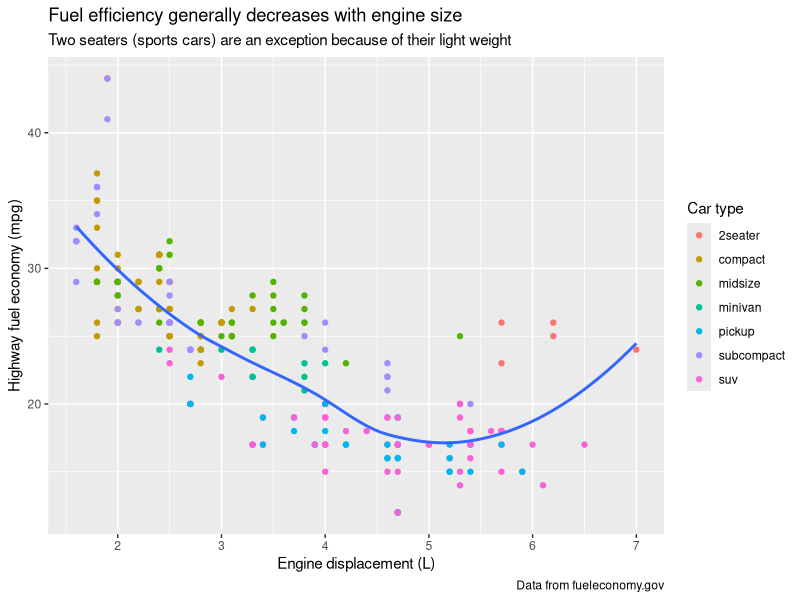
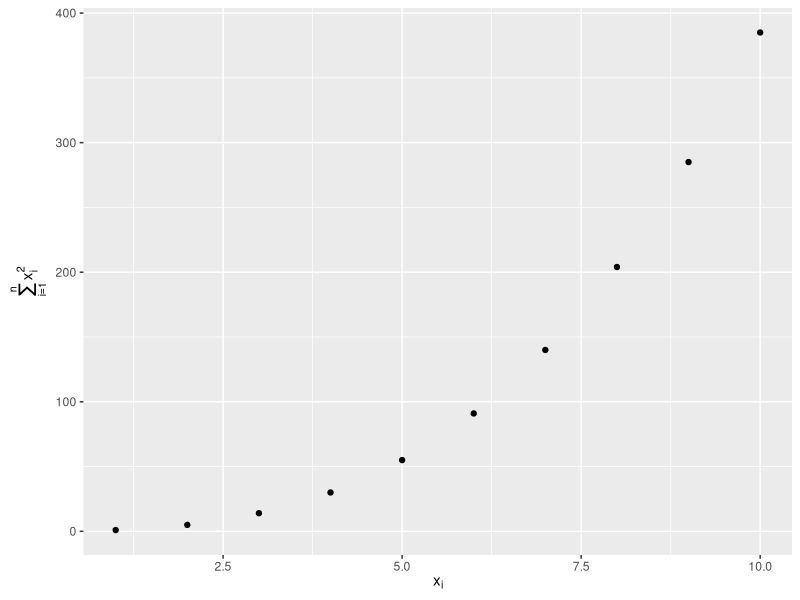
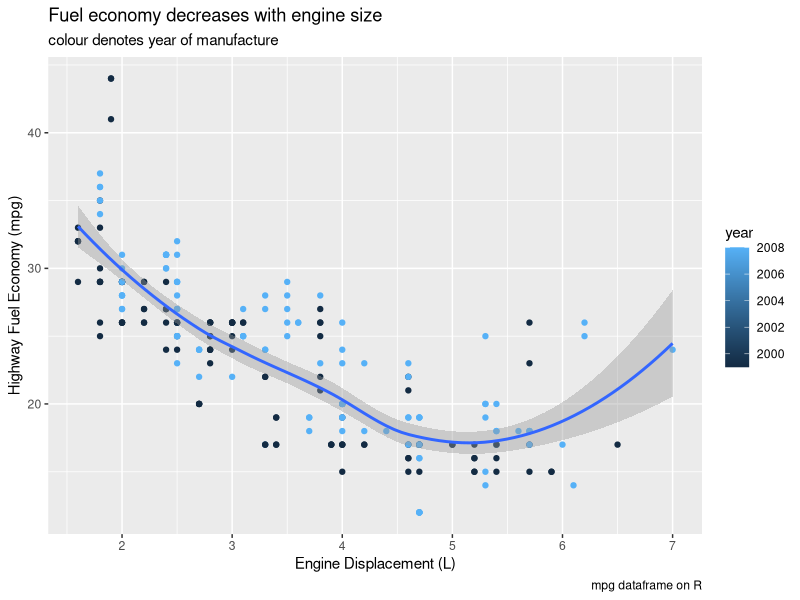
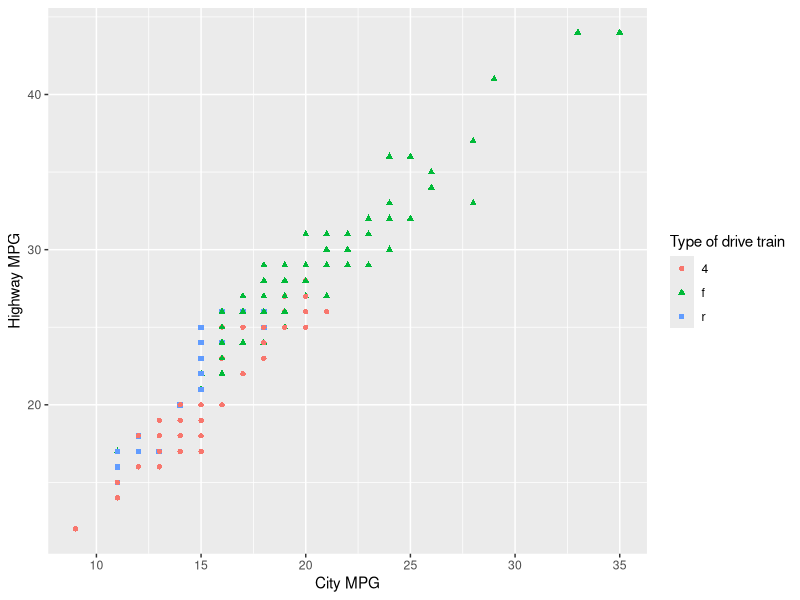
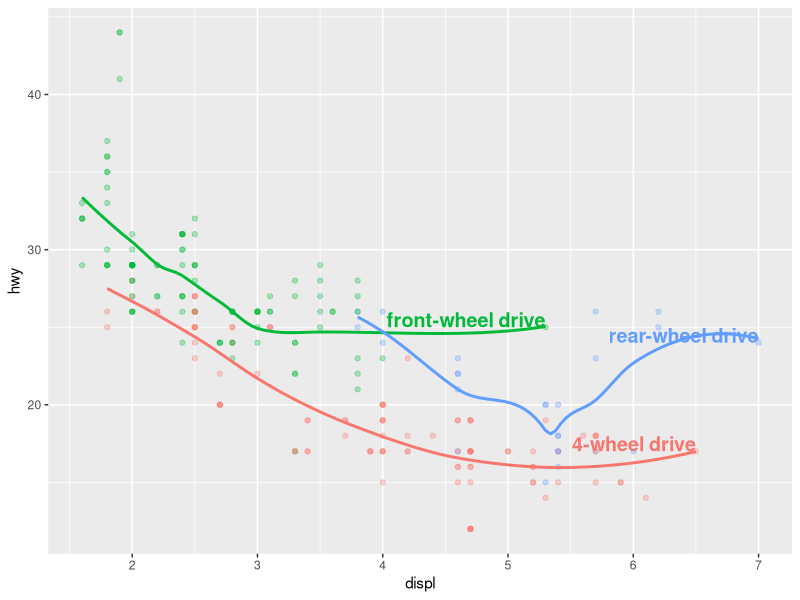
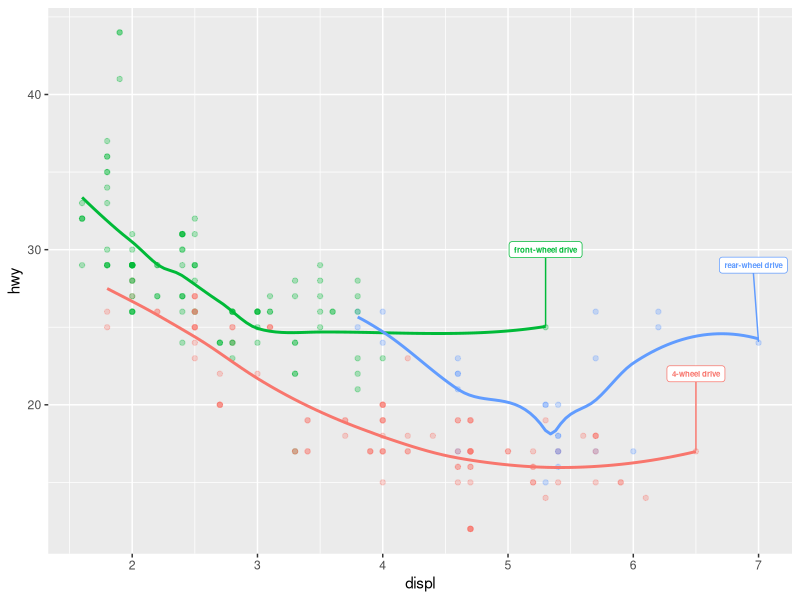
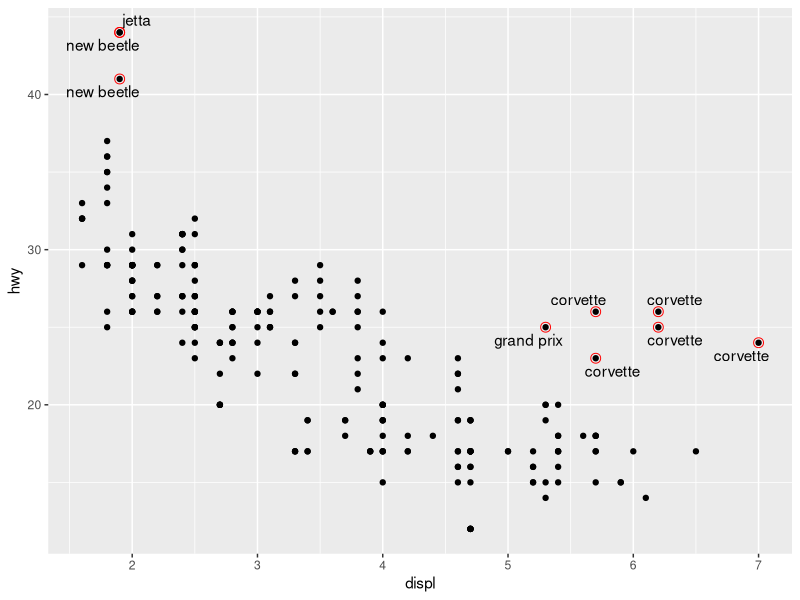
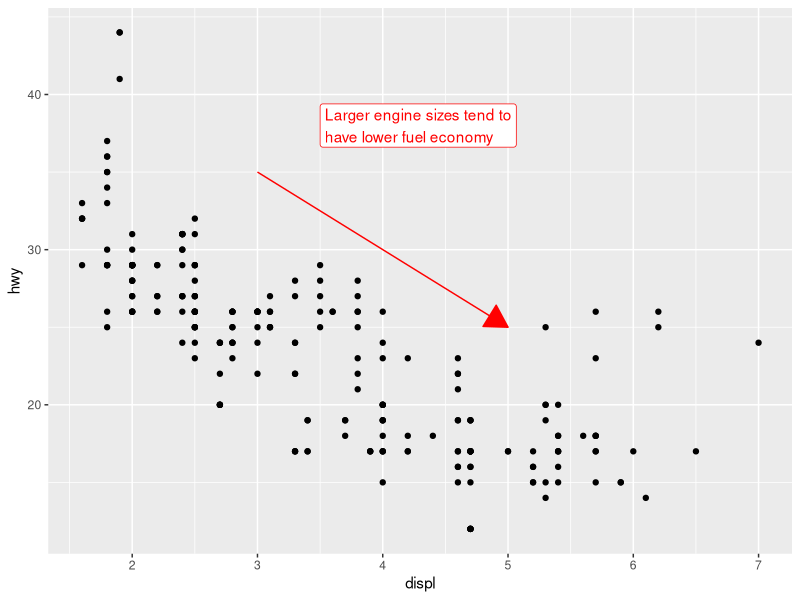

The R source for these figures, in order:
## ---- chunk 1
library(tidyverse)
library(scales)
library(ggrepel)
library(patchwork)
## ---- chunk 2
ggplot(mpg, aes(x = displ, y = hwy)) +
  geom_point(aes(color = class)) +
  geom_smooth(se = FALSE) +
  labs(
    x = "Engine displacement (L)",
    y = "Highway fuel economy (mpg)",
    color = "Car type",
    title = "Fuel efficiency generally decreases with engine size",
    subtitle = "Two seaters (sports cars) are an exception because of their light weight",
    caption = "Data from fueleconomy.gov"
  )
## ---- chunk 3
df <- tibble(
  x = 1:10,
  y = cumsum(x^2)
)

ggplot(df, aes(x, y)) +
  geom_point() +
  labs(
    x = quote(x[i]),
    y = quote(sum(x[i] ^ 2, i == 1, n))
  )
## ---- chunk 4
ggplot(mpg, aes(x = displ, y = hwy)) +
  geom_point(aes(colour = year)) +
  geom_smooth() +
  labs(title = "Fuel economy decreases with engine size",
       subtitle = "colour denotes year of manufacture",
       x = "Engine Displacement (L)",
       y = "Highway Fuel Economy (mpg)",
       caption = "mpg dataframe on R")
## ---- chunk 5
ggplot(mpg, aes(x = cty, y = hwy)) +
  geom_point(aes(colour = drv, shape = drv)) +
  labs (
    x = "City MPG",
    y = "Highway MPG",
    colour = "Type of drive train",
    shape = "Type of drive train"
  )
## ---- chunk 6
label_info <- mpg |>
  group_by(drv) |>
  arrange(desc(displ)) |>
  slice_head(n = 1) |>
  mutate(
    drive_type = case_when(
      drv == "f" ~ "front-wheel drive",
      drv == "r" ~ "rear-wheel drive",
      drv == "4" ~ "4-wheel drive"
    )
  ) |>
  select(displ, hwy, drv, drive_type)
## ---- chunk 7
ggplot(mpg, aes(x = displ, y = hwy, color = drv)) +
  geom_point(alpha = 0.3) +
  geom_smooth(se = FALSE) +
  geom_text(
    data = label_info, 
    aes(x = displ, y = hwy, label = drive_type),
    fontface = "bold", size = 5, hjust = "right", vjust = "bottom"
  ) +
  theme(legend.position = "none")
## ---- chunk 8
ggplot(mpg, aes(x = displ, y = hwy, color = drv)) +
  geom_point(alpha = 0.3) +
  geom_smooth(se = FALSE) +
  geom_label_repel(
    data = label_info, 
    aes(x = displ, y = hwy, label = drive_type),
    fontface = "bold", size = 2, nudge_y = 5
  ) +
  theme(legend.position = "none")
## ---- chunk 9
potential_outliers <- mpg |> 
  filter(hwy > 40 | (hwy > 20 & displ > 5)) 


  ggplot(mpg, aes(x = displ, y = hwy)) +
  geom_point() +
  geom_text_repel(data = potential_outliers, aes(label = model)) +
  geom_point(
    data = potential_outliers,
    colour = "red", size = 3, shape = "circle open")
## ---- chunk 10
trend_text <- "Larger engine sizes tend to have lower fuel economy" |> 
  str_wrap(width = 30)

trend_text
## ---- chunk 11
ggplot(mpg, aes(x = displ, y = hwy)) +
  geom_point() +
  annotate(
    geom = "label", x = 3.5, y = 38,
    label = trend_text, 
    hjust = "left",  colour = "red"
     ) +
  annotate(
    geom = "segment", 
    x = 3, y = 35, xend = 5, yend = 25, colour = "red", 
    arrow = arrow(type = "closed")
  )
